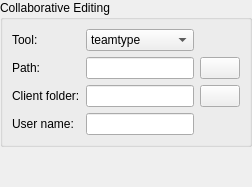
         <widget class="QWidget" name="pageCollaborativeEdit">
          <layout class="QGridLayout">
           <property name="leftMargin">
            <number>0</number>
           </property>
           <property name="topMargin">
            <number>0</number>
           </property>
           <property name="rightMargin">
            <number>0</number>
           </property>
           <property name="bottomMargin">
            <number>0</number>
           </property>
           <property name="spacing">
            <number>6</number>
           </property>
           <item row="0" column="0">
            <widget class="QGroupBox" name="groupBox_collab">
             <property name="title">
              <string>Collaborative Editing</string>
             </property>
             <layout class="QGridLayout">
              <item row="0" column="0">
               <widget class="QLabel" name="label_collabTool">
                <property name="text">
                 <string>Tool:</string>
                </property>
               </widget>
              </item>
              <item row="1" column="0">
               <widget class="QLabel" name="labelFamily_collabPath">
                <property name="text">
                 <string>Path:</string>
                </property>
               </widget>
              </item>
              <item row="2" column="0">
               <widget class="QLabel" name="label_collabFolder">
                <property name="text">
                 <string>Client folder:</string>
                </property>
               </widget>
              </item>
              <item row="0" column="2">
               <widget class="QComboBox" name="comboBoxCollaborativeTool">
                <property name="editable">
                 <bool>false</bool>
                </property>
                <item>
                 <property name="text">
                  <string>teamtype</string>
                 </property>
                </item>
               </widget>
              </item>
              <item row="2" column="2">
               <widget class="QLineEdit" name="lineEditCollaborativeClientFolder"/>
              </item>
              <item row="1" column="3">
               <widget class="QPushButton" name="pbSelectCollaborativeToolPath">
                <property name="text">
                 <string/>
                </property>
                <property name="icon">
                 <iconset theme="QIcon::ThemeIcon::DocumentOpen"/>
                </property>
               </widget>
              </item>
              <item row="2" column="3">
               <widget class="QPushButton" name="pbSelectClientFolder">
                <property name="text">
                 <string/>
                </property>
                <property name="icon">
                 <iconset theme="QIcon::ThemeIcon::FolderOpen"/>
                </property>
               </widget>
              </item>
              <item row="1" column="2">
               <widget class="QLineEdit" name="lineEditCollaborativeToolPath">
                <property name="editable" stdset="0">
                 <bool>true</bool>
                </property>
               </widget>
              </item>
              <item row="3" column="2">
               <widget class="QLineEdit" name="lineEditCollaborativeUserName"/>
              </item>
              <item row="3" column="0">
               <widget class="QLabel" name="label_93">
                <property name="text">
                 <string>User name:</string>
                </property>
               </widget>
              </item>
             </layout>
            </widget>
           </item>
           <item row="1" column="0">
            <spacer name="verticalSpacer_collab">
             <property name="orientation">
              <enum>Qt::Orientation::Vertical</enum>
             </property>
             <property name="sizeHint" stdset="0">
              <size>
               <width>20</width>
               <height>40</height>
              </size>
             </property>
            </spacer>
           </item>
          </layout>
         </widget>
